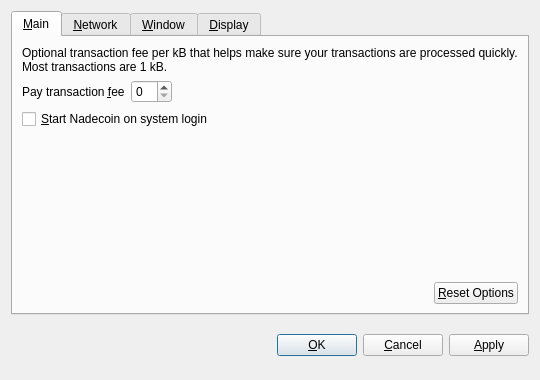
<?xml version="1.0" encoding="UTF-8"?>
<ui version="4.0">
 <class>OptionsDialog</class>
 <widget class="QDialog" name="OptionsDialog">
  <property name="geometry">
   <rect>
    <x>0</x>
    <y>0</y>
    <width>540</width>
    <height>380</height>
   </rect>
  </property>
  <property name="windowTitle">
   <string>Options</string>
  </property>
  <property name="modal">
   <bool>true</bool>
  </property>
  <layout class="QVBoxLayout" name="verticalLayout">
   <item>
    <widget class="QTabWidget" name="tabWidget">
     <property name="tabPosition">
      <enum>QTabWidget::North</enum>
     </property>
     <property name="currentIndex">
      <number>0</number>
     </property>
     <widget class="QWidget" name="tabMain">
      <attribute name="title">
       <string>&amp;Main</string>
      </attribute>
      <layout class="QVBoxLayout" name="verticalLayout_Main">
       <item>
        <widget class="QLabel" name="transactionFeeInfoLabel">
         <property name="text">
          <string>Optional transaction fee per kB that helps make sure your transactions are processed quickly. Most transactions are 1 kB.</string>
         </property>
         <property name="textFormat">
          <enum>Qt::PlainText</enum>
         </property>
         <property name="wordWrap">
          <bool>true</bool>
         </property>
        </widget>
       </item>
       <item>
        <layout class="QHBoxLayout" name="horizontalLayout_1_Main">
         <item>
          <widget class="QLabel" name="transactionFeeLabel">
           <property name="text">
            <string>Pay transaction &amp;fee</string>
           </property>
           <property name="textFormat">
            <enum>Qt::PlainText</enum>
           </property>
           <property name="buddy">
            <cstring>transactionFee</cstring>
           </property>
          </widget>
         </item>
         <item>
          <widget class="BitcoinAmountField" name="transactionFee"/>
         </item>
         <item>
          <spacer name="horizontalSpacer_1_Main">
           <property name="orientation">
            <enum>Qt::Horizontal</enum>
           </property>
           <property name="sizeHint" stdset="0">
            <size>
             <width>40</width>
             <height>20</height>
            </size>
           </property>
          </spacer>
         </item>
        </layout>
       </item>
       <item>
        <widget class="QCheckBox" name="bitcoinAtStartup">
         <property name="toolTip">
          <string>Automatically start Nadecoin after logging in to the system.</string>
         </property>
         <property name="text">
          <string>&amp;Start Nadecoin on system login</string>
         </property>
        </widget>
       </item>
       <item>
        <spacer name="verticalSpacer_Main">
         <property name="orientation">
          <enum>Qt::Vertical</enum>
         </property>
         <property name="sizeHint" stdset="0">
          <size>
           <width>20</width>
           <height>40</height>
          </size>
         </property>
        </spacer>
       </item>
       <item>
        <layout class="QHBoxLayout" name="horizontalLayout_2_Main">
         <item>
          <spacer name="horizontalSpacer_2_Main">
           <property name="orientation">
            <enum>Qt::Horizontal</enum>
           </property>
           <property name="sizeHint" stdset="0">
            <size>
             <width>40</width>
             <height>20</height>
            </size>
           </property>
          </spacer>
         </item>
         <item>
          <widget class="QPushButton" name="resetButton">
           <property name="toolTip">
            <string>Reset all client options to default.</string>
           </property>
           <property name="text">
            <string>&amp;Reset Options</string>
           </property>
           <property name="autoDefault">
            <bool>false</bool>
           </property>
          </widget>
         </item>
        </layout>
       </item>
      </layout>
     </widget>
     <widget class="QWidget" name="tabNetwork">
      <attribute name="title">
       <string>&amp;Network</string>
      </attribute>
      <layout class="QVBoxLayout" name="verticalLayout_Network">
       <item>
        <widget class="QCheckBox" name="mapPortUpnp">
         <property name="toolTip">
          <string>Automatically open the Nadecoin client port on the router. This only works when your router supports UPnP and it is enabled.</string>
         </property>
         <property name="text">
          <string>Map port using &amp;UPnP</string>
         </property>
        </widget>
       </item>
       <item>
        <widget class="QCheckBox" name="connectSocks">
         <property name="toolTip">
          <string>Connect to the Nadecoin network through a SOCKS proxy (e.g. when connecting through Tor).</string>
         </property>
         <property name="text">
          <string>&amp;Connect through SOCKS proxy:</string>
         </property>
        </widget>
       </item>
       <item>
        <layout class="QHBoxLayout" name="horizontalLayout_Network">
         <item>
          <widget class="QLabel" name="proxyIpLabel">
           <property name="text">
            <string>Proxy &amp;IP:</string>
           </property>
           <property name="textFormat">
            <enum>Qt::PlainText</enum>
           </property>
           <property name="buddy">
            <cstring>proxyIp</cstring>
           </property>
          </widget>
         </item>
         <item>
          <widget class="QValidatedLineEdit" name="proxyIp">
           <property name="maximumSize">
            <size>
             <width>140</width>
             <height>16777215</height>
            </size>
           </property>
           <property name="toolTip">
            <string>IP address of the proxy (e.g. 127.0.0.1)</string>
           </property>
          </widget>
         </item>
         <item>
          <widget class="QLabel" name="proxyPortLabel">
           <property name="text">
            <string>&amp;Port:</string>
           </property>
           <property name="textFormat">
            <enum>Qt::PlainText</enum>
           </property>
           <property name="buddy">
            <cstring>proxyPort</cstring>
           </property>
          </widget>
         </item>
         <item>
          <widget class="QLineEdit" name="proxyPort">
           <property name="maximumSize">
            <size>
             <width>55</width>
             <height>16777215</height>
            </size>
           </property>
           <property name="toolTip">
            <string>Port of the proxy (e.g. 9050)</string>
           </property>
          </widget>
         </item>
         <item>
          <widget class="QLabel" name="socksVersionLabel">
           <property name="text">
            <string>SOCKS &amp;Version:</string>
           </property>
           <property name="textFormat">
            <enum>Qt::PlainText</enum>
           </property>
           <property name="buddy">
            <cstring>socksVersion</cstring>
           </property>
          </widget>
         </item>
         <item>
          <widget class="QValueComboBox" name="socksVersion">
           <property name="toolTip">
            <string>SOCKS version of the proxy (e.g. 5)</string>
           </property>
          </widget>
         </item>
         <item>
          <spacer name="horizontalSpacer_Network">
           <property name="orientation">
            <enum>Qt::Horizontal</enum>
           </property>
           <property name="sizeHint" stdset="0">
            <size>
             <width>40</width>
             <height>20</height>
            </size>
           </property>
          </spacer>
         </item>
        </layout>
       </item>
       <item>
        <spacer name="verticalSpacer_Network">
         <property name="orientation">
          <enum>Qt::Vertical</enum>
         </property>
         <property name="sizeHint" stdset="0">
          <size>
           <width>20</width>
           <height>40</height>
          </size>
         </property>
        </spacer>
       </item>
      </layout>
     </widget>
     <widget class="QWidget" name="tabWindow">
      <attribute name="title">
       <string>&amp;Window</string>
      </attribute>
      <layout class="QVBoxLayout" name="verticalLayout_Window">
       <item>
        <widget class="QCheckBox" name="minimizeToTray">
         <property name="toolTip">
          <string>Show only a tray icon after minimizing the window.</string>
         </property>
         <property name="text">
          <string>&amp;Minimize to the tray instead of the taskbar</string>
         </property>
        </widget>
       </item>
       <item>
        <widget class="QCheckBox" name="minimizeOnClose">
         <property name="toolTip">
          <string>Minimize instead of exit the application when the window is closed. When this option is enabled, the application will be closed only after selecting Quit in the menu.</string>
         </property>
         <property name="text">
          <string>M&amp;inimize on close</string>
         </property>
        </widget>
       </item>
       <item>
        <spacer name="verticalSpacer_Window">
         <property name="orientation">
          <enum>Qt::Vertical</enum>
         </property>
         <property name="sizeHint" stdset="0">
          <size>
           <width>20</width>
           <height>40</height>
          </size>
         </property>
        </spacer>
       </item>
      </layout>
     </widget>
     <widget class="QWidget" name="tabDisplay">
      <attribute name="title">
       <string>&amp;Display</string>
      </attribute>
      <layout class="QVBoxLayout" name="verticalLayout_Display">
       <item>
        <layout class="QHBoxLayout" name="horizontalLayout_1_Display">
         <item>
          <widget class="QLabel" name="langLabel">
           <property name="text">
            <string>User Interface &amp;language:</string>
           </property>
           <property name="textFormat">
            <enum>Qt::PlainText</enum>
           </property>
           <property name="buddy">
            <cstring>lang</cstring>
           </property>
          </widget>
         </item>
         <item>
          <widget class="QValueComboBox" name="lang">
           <property name="toolTip">
            <string>The user interface language can be set here. This setting will take effect after restarting Nadecoin.</string>
           </property>
          </widget>
         </item>
        </layout>
       </item>
       <item>
        <layout class="QHBoxLayout" name="horizontalLayout_2_Display">
         <item>
          <widget class="QLabel" name="unitLabel">
           <property name="text">
            <string>&amp;Unit to show amounts in:</string>
           </property>
           <property name="textFormat">
            <enum>Qt::PlainText</enum>
           </property>
           <property name="buddy">
            <cstring>unit</cstring>
           </property>
          </widget>
         </item>
         <item>
          <widget class="QValueComboBox" name="unit">
           <property name="toolTip">
            <string>Choose the default subdivision unit to show in the interface and when sending coins.</string>
           </property>
          </widget>
         </item>
        </layout>
       </item>
       <item>
        <widget class="QCheckBox" name="displayAddresses">
         <property name="toolTip">
          <string>Whether to show Nadecoin addresses in the transaction list or not.</string>
         </property>
         <property name="text">
          <string>&amp;Display addresses in transaction list</string>
         </property>
        </widget>
       </item>
       <item>
        <spacer name="verticalSpacer_Display">
         <property name="orientation">
          <enum>Qt::Vertical</enum>
         </property>
         <property name="sizeHint" stdset="0">
          <size>
           <width>20</width>
           <height>40</height>
          </size>
         </property>
        </spacer>
       </item>
      </layout>
     </widget>
    </widget>
   </item>
   <item>
    <layout class="QHBoxLayout" name="horizontalLayout_Buttons">
     <item>
      <spacer name="horizontalSpacer_1">
       <property name="orientation">
        <enum>Qt::Horizontal</enum>
       </property>
       <property name="sizeHint" stdset="0">
        <size>
         <width>40</width>
         <height>48</height>
        </size>
       </property>
      </spacer>
     </item>
     <item>
      <widget class="QLabel" name="statusLabel">
       <property name="font">
        <font>
         <weight>75</weight>
         <bold>true</bold>
        </font>
       </property>
       <property name="text">
        <string/>
       </property>
       <property name="textFormat">
        <enum>Qt::PlainText</enum>
       </property>
       <property name="wordWrap">
        <bool>true</bool>
       </property>
      </widget>
     </item>
     <item>
      <spacer name="horizontalSpacer_2">
       <property name="orientation">
        <enum>Qt::Horizontal</enum>
       </property>
       <property name="sizeHint" stdset="0">
        <size>
         <width>40</width>
         <height>48</height>
        </size>
       </property>
      </spacer>
     </item>
     <item>
      <widget class="QPushButton" name="okButton">
       <property name="text">
        <string>&amp;OK</string>
       </property>
      </widget>
     </item>
     <item>
      <widget class="QPushButton" name="cancelButton">
       <property name="text">
        <string>&amp;Cancel</string>
       </property>
       <property name="autoDefault">
        <bool>false</bool>
       </property>
      </widget>
     </item>
     <item>
      <widget class="QPushButton" name="applyButton">
       <property name="text">
        <string>&amp;Apply</string>
       </property>
       <property name="autoDefault">
        <bool>false</bool>
       </property>
      </widget>
     </item>
    </layout>
   </item>
  </layout>
 </widget>
 <customwidgets>
  <customwidget>
   <class>BitcoinAmountField</class>
   <extends>QSpinBox</extends>
   <header>bitcoinamountfield.h</header>
  </customwidget>
  <customwidget>
   <class>QValueComboBox</class>
   <extends>QComboBox</extends>
   <header>qvaluecombobox.h</header>
  </customwidget>
  <customwidget>
   <class>QValidatedLineEdit</class>
   <extends>QLineEdit</extends>
   <header>qvalidatedlineedit.h</header>
  </customwidget>
 </customwidgets>
 <resources/>
 <connections/>
</ui>
